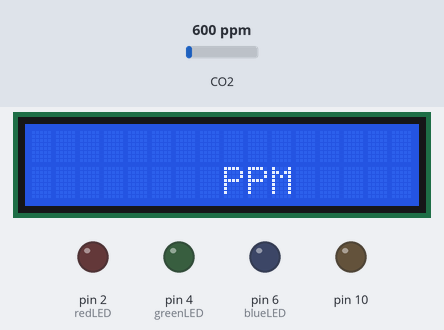
A sketch run on a simulated Arduino Uno, built with avr-gcc and run on an emulated ATmega328P. On the bench: 16×2 character LCD, output pins drawn as LEDs (lit = HIGH). The test bench sets the inputs (shaded band); at power-on: CO2 600 ppm. The local clock reads 2024-03-15 10:24:30 at power-on unless the sketch sets it; storage starts empty; what the sketch prints to the serial monitor is not drawn.

Above: at 3.1 s.
At 13.2 s:
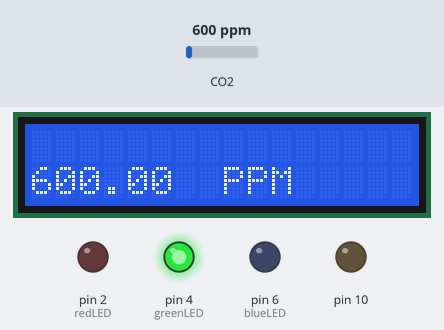
Timing chart, 0 to 14.7 s (numbered marks = the images above):
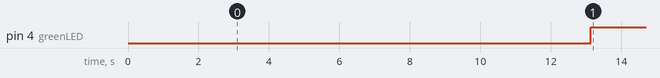

Measured:
- by itself, pin 4 (greenLED): LOW → HIGH at 13.1 s
- what the display in image 0 shows lasts 10.0 s, from 3.1 s to 13.1 s

The sketch:

Arduino_code.ino
```cpp
/*
  Reading CO2 from the SCD30, and outputting the readings to a Screen and LED
  By: R Robinson & H Timmermann
  LJCDS
  Date: Dec 26, 2021
  This example prints the current CO2 level (in PPM) to an LCD screen, and lights up an LED conditionally based on the reading.
*/

/*
  We begin by importing the three libraries we will be using.
  LCDIC2 is for communicating and controlling the LCD screen
  Wire is the basic Arduino library for communicating down a wire (from arduino to sensor, or vice versa)
  Sparkfun SCD30 is the library that handles the SCD30 CO2 sensor for us (http://librarymanager/All#SparkFun_SCD30)
*/

#include "LCDIC2.h"
#include "Wire.h"
#include "SparkFun_SCD30_Arduino_Library.h"
#include <SD.h>
#include <DS1307RTC.h>

/*
  Next we create two objects, lcd and airsensor, which tells the arduino the following:
  LCDIC2 - The address (0x27) of the screen (don't worry too much about this), the length of the screen (16 chars), and how many rows the screen has (2).
  SCD30 - This one takes no inputs, just tells the arduino we have the airsensor (SCD30) attached! :)
*/

LCDIC2 lcd(0x27, 16, 2);
SCD30 airSensor;

// Next up, we define a few variables for later use.

float co2_reading = 0.0;  // This will hold the CO2 reading we get from the Sensor
float temp = 0;           // This will hold the Temp reading (in C) we get from the sensor (not used in this)
float humidity = 0;       // This will hold the himidity reading (again, not used in this)
float co2_sum = 0;
float co2_avg = 0;
int times_to_read = 10;   // This will control how many readings we take before averaging the data.

int redLED = 2;           // These variables tell the Arduino which pins each colored LED is on.
int greenLED = 4;         // Make sure you plug them in to the right slots, or the colors might be wrong!
int blueLED = 6;

String co2_reading_str;   // An extra variable so we can store the CO2 reading as a string, instead of as a number (for printing purposes)

File myFile;              //used later; declares the file

void setup()               // Setup is ran *ONCE* when the arduino first recieves power
{
  Serial.begin(115200);
  Serial.print("Initializing SD card...");
   pinMode(10, OUTPUT);

  if (!SD.begin(10)) {
    Serial.println("initialization failed!"); //10 is the digital pin it is in; serial print isn't needed but tells you if it's working
    return;
  }
  Serial.println("initialization done.");
  myFile = SD.open("co2data.txt", FILE_WRITE); //opens the file and kinda declares it for the rest of the code; not entirely sure if this is even needed
  Serial.println("SCD30 CO2 Read");
  Wire.begin();

  delay(3000);
  if (lcd.begin()) lcd.print("CO2 Reading");
  lcd.setCursor(8, 1);
  lcd.print("PPM");

  if (airSensor.begin() == false)     //This line checks if the sensor is *not* available.
  {
    Serial.println("Air sensor not detected. Please check wiring. Freezing...");
    while (1);                        // If it isn't available, throw out this error and lock up!
  }

  pinMode(redLED, OUTPUT);            //these pins are for the LED - 2 is red, 4 is green
  pinMode(greenLED, OUTPUT);
  pinMode(blueLED, OUTPUT);
}


void loop()                           // Loop is ran INFINITELY until power is turned off.
{
  co2_sum = 0;
  for (int i = 0; i < times_to_read; i++) { // Take as many readings as we definied up above.
    if (airSensor.dataAvailable())
    {
      Serial.print("co2(ppm):");
      Serial.print(airSensor.getCO2());
      Serial.println();
      co2_reading = int(airSensor.getCO2());
    }
    co2_sum += co2_reading;          // Add each new reading to our sum of readings
    delay(1000);
  }

  co2_avg = co2_sum / times_to_read; // Get an average by dividing Sum / Count
  co2_avg = int(co2_avg);
  co2_reading_str = String(co2_avg); // Convert number to a string for printing to screen

  lcd.setCursor(0, 1);               // Set location on screen to print at (Char 0, row 1)
  lcd.print(co2_reading_str);        // Write to the screen!
  tmElements_t tm;
  if (RTC.read(tm)) {
    myFile = SD.open("co2data.txt", FILE_WRITE);      //This is used to write the CO2 data to the SD card; specifically co2_reading_str
      myFile.print(co2_reading_str);
      myFile.print(" ");
      myFile.print(tm.Hour);
      myFile.print(":");
      myFile.print(tm.Minute);
      myFile.print(":");
      myFile.print(tm.Second);
      myFile.print(" ");
      myFile.print(tm.Day);
      myFile.print("/");
      myFile.print(tm.Month);
      myFile.print("/");
      myFile.print(tmYearToCalendar(tm.Year));
      myFile.println();
      myFile.close();   //needs to close every time; not really sure why but, you gotta go with the flow sometimes
  }
    if (co2_avg > 1000){            // This will make the LED red when the CO2 levels are above 1000 PPM
      digitalWrite(greenLED,LOW);
      digitalWrite(blueLED,LOW);
      digitalWrite(redLED,HIGH);
    }
    else if (co2_avg > 800){        // This will make the LED yellow (green + red) when levels are above 800, but below 1000
      digitalWrite(greenLED,HIGH);
      digitalWrite(redLED,HIGH);
      digitalWrite(blueLED, LOW);
    }
    else if (co2_avg == 0){         // This will make the LED BLUE if it reads 0 (which usually means calibrating or an error)
      digitalWrite(greenLED,LOW);
      digitalWrite(redLED,LOW);
      digitalWrite(blueLED, HIGH);
    }
    else{                           // If no other conditions are met, PPM is safely below 800 but above 0, and the LED is lit green
      digitalWrite(greenLED,HIGH);
      digitalWrite(redLED,LOW);
      digitalWrite(blueLED,LOW);

    }
  }
```
